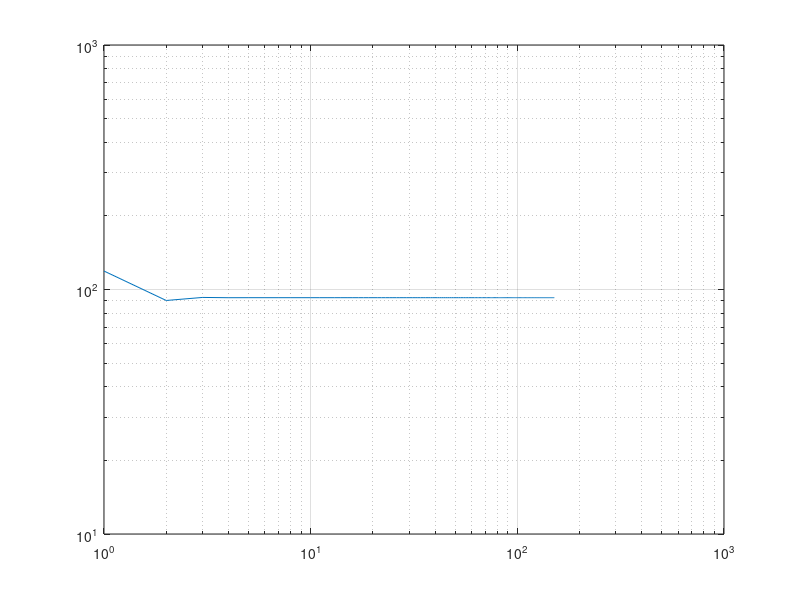

Here is the MATLAB script that generated this plot: (Note: this script raises an error after producing the figure.)
clc,clear,clf
tEnd=150;
N0 = [1 2 3 10];
N02 = [119 20 98 10]
for j=1:length(N0)


r = 0.1;
b = 1;
k = 10^3;

N = [N0(j)];
app = [N02(j)];
for i=1:tEnd
    N = [N (r+1)*N(end)/(1+(N(end)/k)^b)];
    app = [app k*r+(1-r/(r+1)*app(end))];
end
t = 0:tEnd;
loglog(N,".")
loglog(app)
hold on
grid on
yt = @(t) N0(j)+ (r*N0(j))*t;
%fplot(yt,[0,100])
legend("N_0 = "+N0(1),"approximation \eta = "+N0(1),"N_0 = "+N0(2),"approximation \eta = "+N0(2),"N_0 = "+N0(3),"approximation \eta = "+N0(3),"N_0 = "+N0(4),"approximation \eta = "+N0(4))
end
%xlabel("\tau")
%ylabel("N_\tau")
%set(get(gca,'ylabel'),'rotation',0)
%%

clc,clear,clf
tEnd=150;
N0 = [1 2 3 10];
for j=1:length(N0)


r = 0.1;
b = 1;
k = 10^3;

N = [N0(j)];
app = [N0(j)];
for i=1:tEnd
    N = [N (r+1)*N(end)/(1+(N(end)/k)^b)];
    app = [app (r+1)*(app(end))];
end
t = 0:tEnd;
loglog(N,".")
loglog(app)
hold on
grid on
yt = @(t) N0(j)+ (r*N0(j))*t;
%fplot(yt,[0,100])
legend("N_0 = "+N0(1),"approximation \eta = "+N0(1),"N_0 = "+N0(2),"approximation \eta = "+N0(2),"N_0 = "+N0(3),"approximation \eta = "+N0(3),"N_0 = "+N0(4),"approximation \eta = "+N0(4))
end
%xlabel("\tau")
%ylabel("N_\tau")
%set(get(gca,'ylabel'),'rotation',0)
%%
clf,clc,clear
alpha = 0.01;
n0 = 900;
tEnd=300;
eta = [n0];
Reta = zeros(100,30);
Rlist = linspace(1,30,300);
for j = 1:300
R = Rlist(j);

for i=1:tEnd
    eta = [eta R*eta(end)*exp(-alpha*eta(end))];
end

Reta(:,j) = eta(end-99:end);

end
scatter(Rlist,Reta,".","blue")
%%
%plot(eta(end-100:end))
clc,clear,clf
hold on
Rlist=[5 10 13 22]
alpha = 0.01
n0 = 900
for j=1:length(Rlist)
eta = [n0]
R = Rlist(j)
for i=1:30
    eta = [eta R*eta(end)*exp(-alpha*eta(end))];
end
plot(eta)
end

